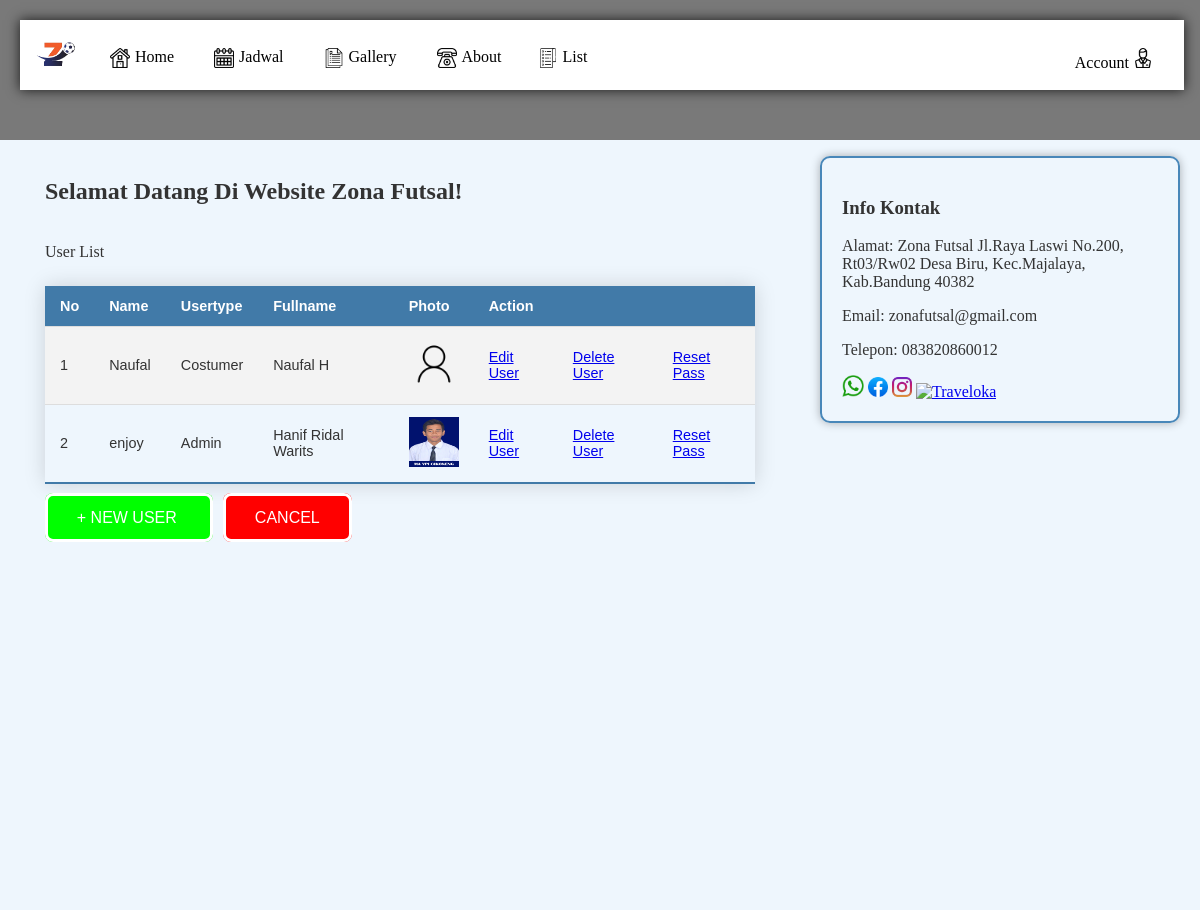
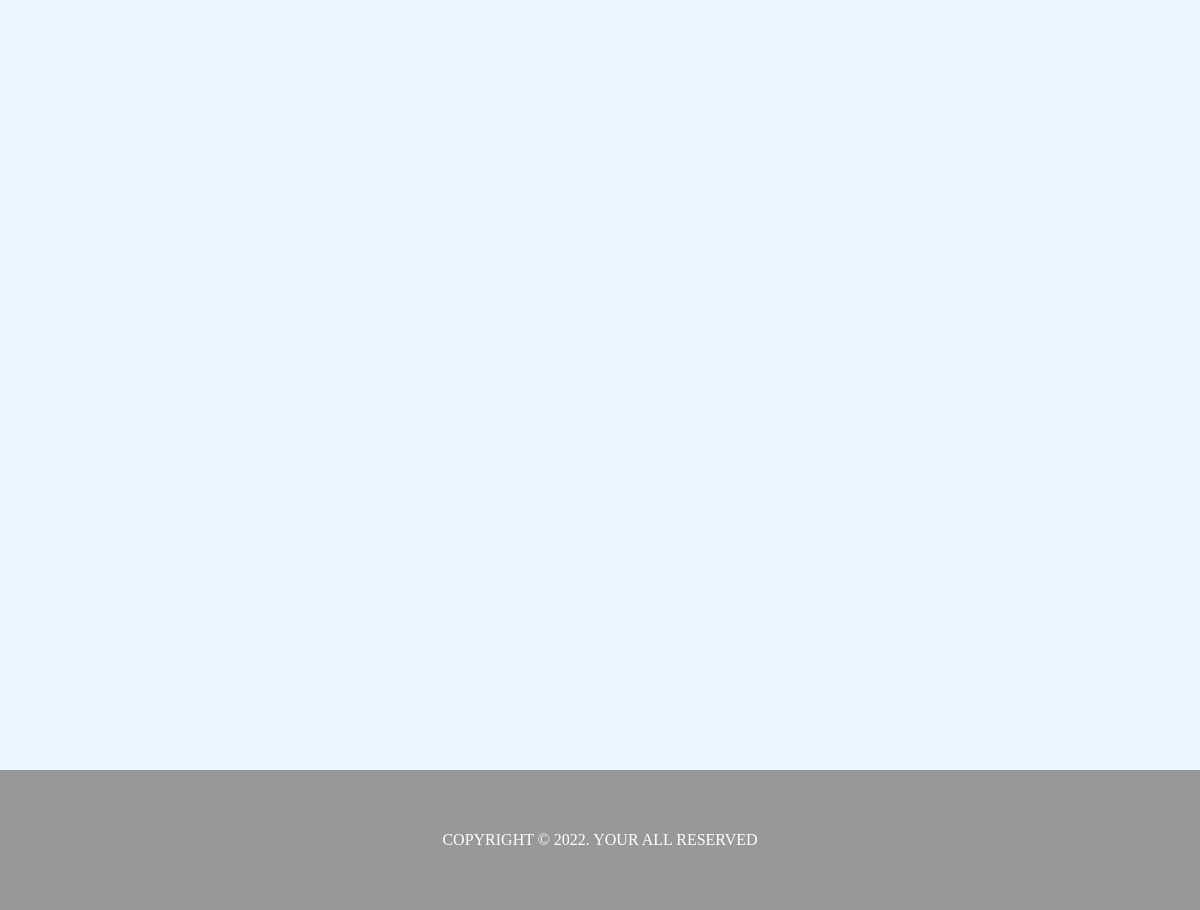
/read_user.php (signed in), run on the app's committed database (2 pictures, top to bottom).
### tables this page shows
CREATE TABLE `user` (
  `userid` int(11) NOT NULL,
  `username` varchar(100) NOT NULL,
  `password` varchar(255) NOT NULL,
  `usertype` varchar(15) NOT NULL,
  `fullname` varchar(100) NOT NULL,
  `photo` varchar(225) NOT NULL DEFAULT 'default.png'
);

CREATE TABLE `contactusinfo` (
  `id_info` int(11) NOT NULL,
  `alamat_kami` varchar(255) NOT NULL,
  `email_kami` varchar(100) NOT NULL,
  `telp_kami` varchar(15) NOT NULL
);

### read_user.php (the view, shortened to what this page needs)
<!DOCTYPE html>
<html lang="en">
<head>
    <link rel="stylesheet" href="style.css">
</head>
<body>
<div class="container">
        <?php
        include "header.php";
        ?>
        <aside>
            <div class="jarak">
                <br>
                <h1>Selamat Datang Di Website Zona Futsal!</h1>
                <br>
                <div class="title_table">User List</div>
                <table class="table">
                    <tr>
                        <th>No</th>
                        <th>Name</th>
                        <th>Usertype</th>
                        <th>Fullname</th>
                        <th>Photo</th>
                        <th colspan="3">Action</th>
                    </tr>
                    <?php
                        include "connection.php";
                        $query = "SELECT * FROM user";
                        $users = mysqli_query($db_connection, $query);
                        $i = 1;
                        foreach ($users as $data) :
                    ?>
                    <tr>
                        <td><?php echo $i++; ?></td>
                        <td><?php echo $data['username']; ?></td>
                        <td><?= $data['usertype'] ?></td>
                        <td><?= $data['fullname'] ?></td>
                        <td><img src="uploads/users/<?= $data['photo'] ?>" width="50" height="50"></td>
                        <td><a href="edit_user.php?id=<?= $data['userid']; ?>">Edit User</a></td>
                        <td><a href="delete_user.php?id=<?= $data['userid']; ?>" onclick="return confirm('Are you sure?')">Delete User</a></td>
                        <td><a href="reset_password.php?id=<?= $data['userid']; ?>&type=<?=$data['usertype'];?>" onclick="return confirm('Are you sure reset the?')">Reset Pass</a></td>
                    </tr>
                    <?php endforeach; ?>
                </table>
                <a class="btn green" href="add_user.php" style="margin-right:10px">+ NEW USER </a>
                <a class="btn red" href="index.php">CANCEL</a>
            </div>
        </aside>
        <main id="main">
            <div class="border">
                <h3>Info Kontak</h3>
                    <?php
                    include "connection.php";
                    $query = "SELECT * FROM contactusinfo";
                    $contact = mysqli_query ($db_connection, $query);
                    $data = mysqli_fetch_assoc ($contact);
                    ?>
                    <p>Alamat: <?= $data['alamat_kami'] ?><br></p>
                    <p>Email: <?= $data['email_kami'] ?><br></p>
                    <p>Telepon: <?= $data['telp_kami'] ?></p>
                        <a href="https://api.whatsapp.com/send/?phone=081287702224&text&type=phone_number&app_absent=0"><img src="images/wa.png" alt="WhatsApp" width="22px" height="22px"/></a>
                        <a href="#"><img src="images/fb.png" alt="Facebook" width="20px" height="20px"/></a>
                        <a href="#"><img src="images/ig.png" alt="Instagram" width="20px" height="20px"/></a>
                        <a href="#"><img src="images/traveloka.png" alt="Traveloka" width="20px" height="20px"/></a>
            </div>
        </main>
        <?php
        include "footer.php";
        ?>
    </div>
</body>
</html>

### style.css (style rules this page uses)
body { background:#ffffff; color:#333; width:100%; height: fit-content; font-family:bahnschrift; margin:0; padding: 0; }
.container { width: 100%; box-sizing: border-box; display: grid; grid-template-areas: "header header" "aside main" "footer footer"; grid-template-columns: 4fr 2fr; grid-template-rows: 1fr 11fr 1fr; }
aside { grid-area: aside; background-color: #eef6fd; }
main { background-color: #eef6fd; justify-content: center; align-items: center; }
.border { border: 1px solid black; border-radius: 5px; box-shadow: 0px 0px 10px rgba(0,0,0,0.3); margin: 20px; }
.table { border-collapse: collapse; margin: 25px 0; font-size: 0.9em; font-family: sans-serif; min-width: 400px; box-shadow: 0 0 20px rgba(0, 0, 0, 0.15); }
.table tr th { background-color: #417aa8; color: #ffffff; text-align: left; }
.table th, .table td { padding: 12px 15px; }
.table tbody tr { border-bottom: 1px solid #dddddd; }
.table tbody tr:nth-of-type(even) { background-color: #f3f3f3; }
.table tbody tr:last-of-type { border-bottom: 2px solid #417aa8; }
.jarak { padding:0 45px; }
.border { border:2px solid #4887b9; margin-top:1pc; padding: 20px; border-radius: 10px; }
.btn { font-family: sans-serif; font-size: 1em; color: white; border: white 0.2rem solid; border-radius: 0.5rem; padding: 0.8rem 1.8rem; margin-top: 1rem; text-decoration:none; }
.green { background-color: rgb(0, 255, 0); }
.red { background-color: rgb(255, 0, 0); }

### data on the page
user: username "Naufal", usertype "Costumer", fullname "Naufal H", photo (placeholder picture)
user: username "enjoy", usertype "Admin", fullname "Hanif Ridal Warits", photo (picture)
contactusinfo: alamat_kami "Zona Futsal Jl.Raya Laswi No.200, Rt03/Rw02 Desa Biru, Kec.Majalaya, Kab.Bandung 40382", email_kami "zonafutsal@gmail.com", telp_kami "083820860012"
